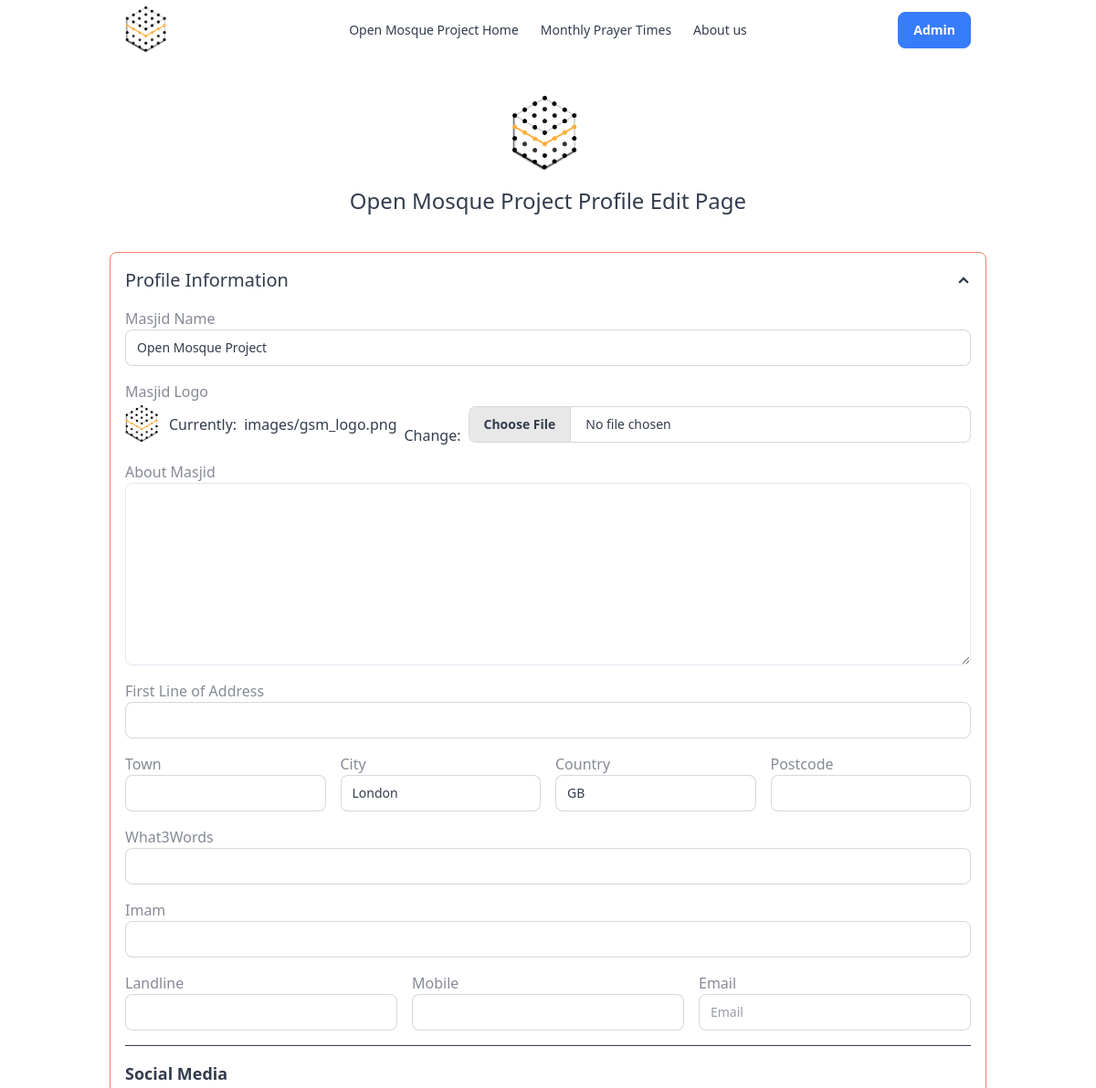
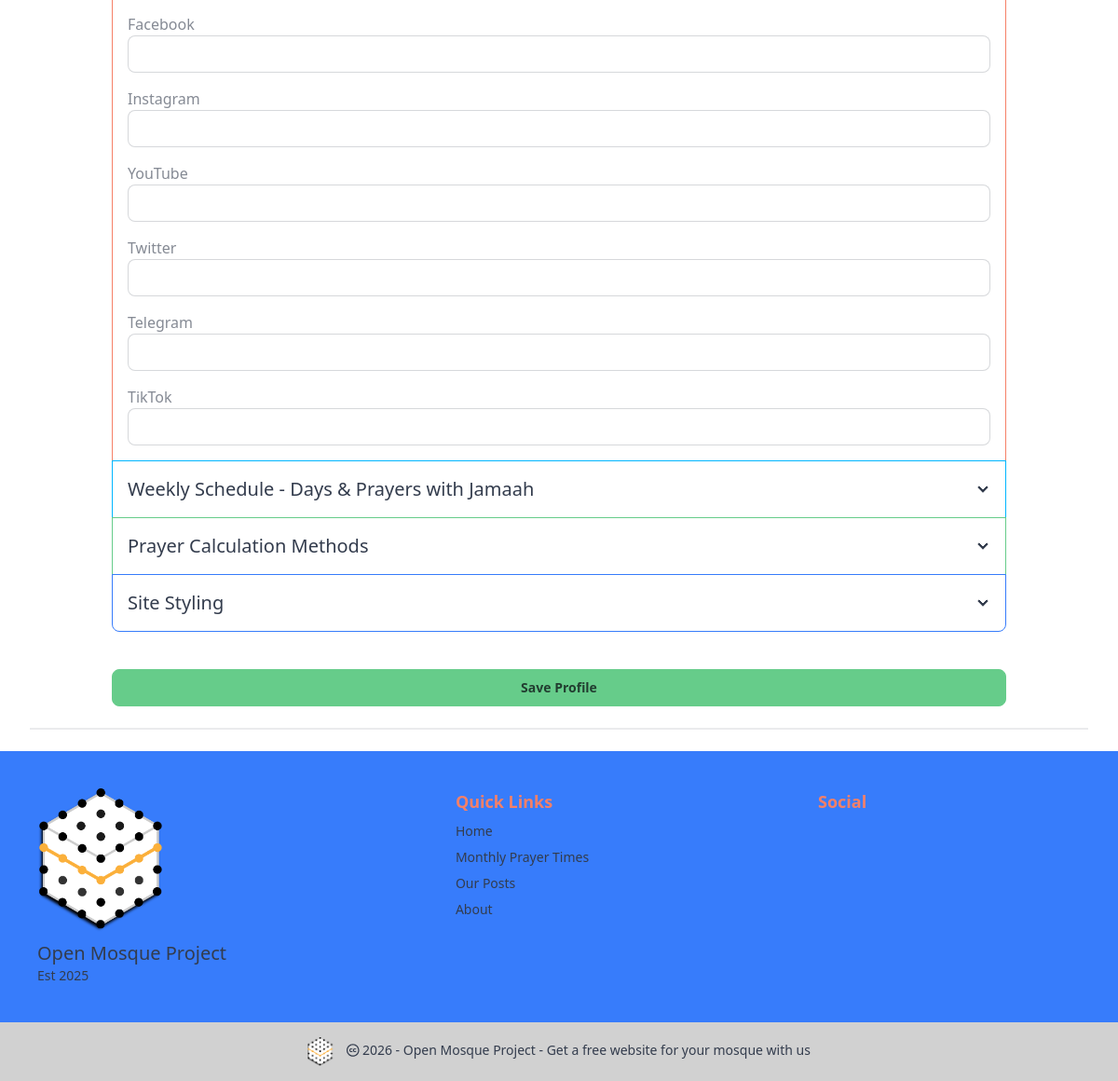
Before: /edit_profile/ (signed in) with the older database file (2 pictures, top to bottom).
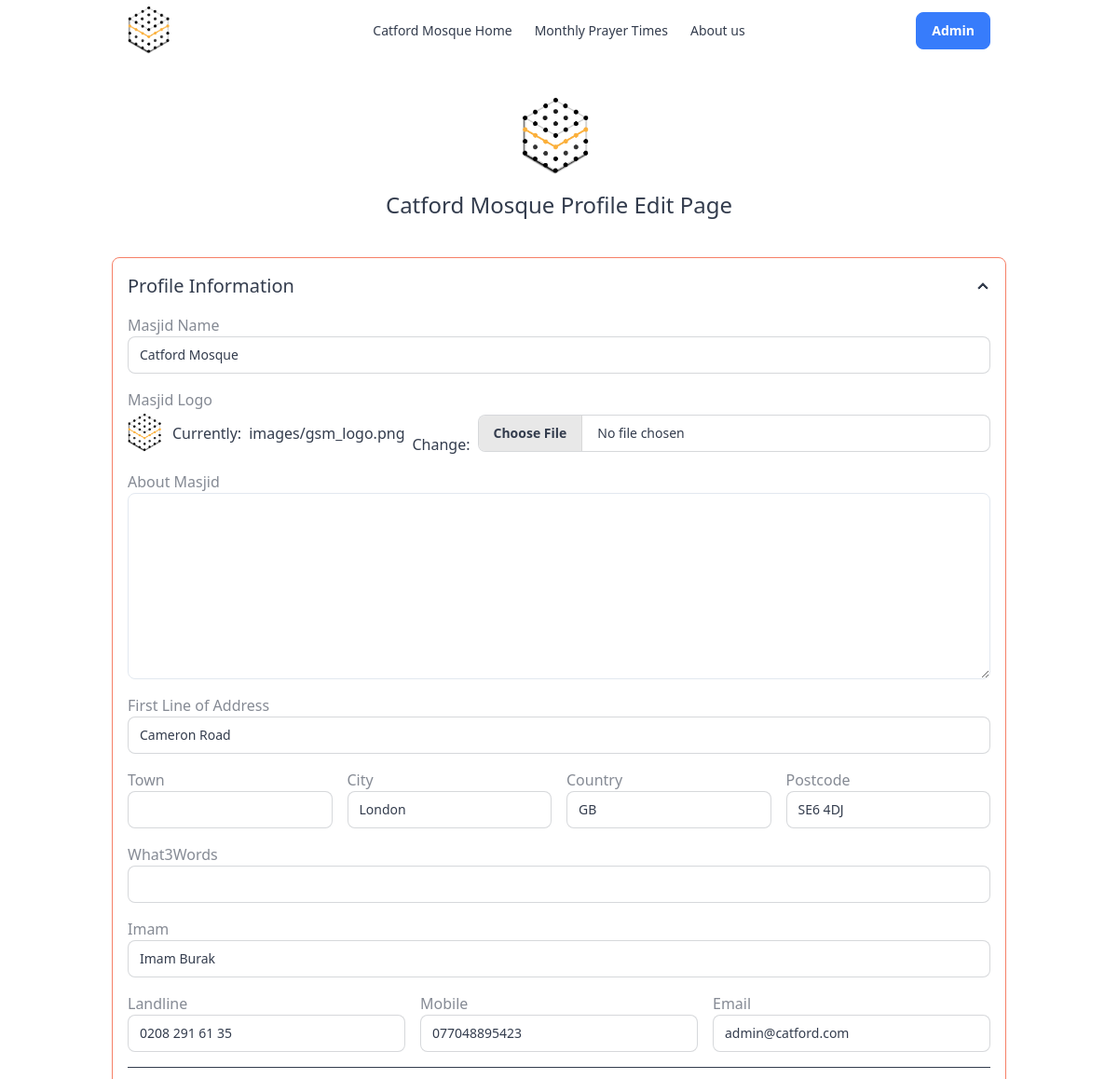
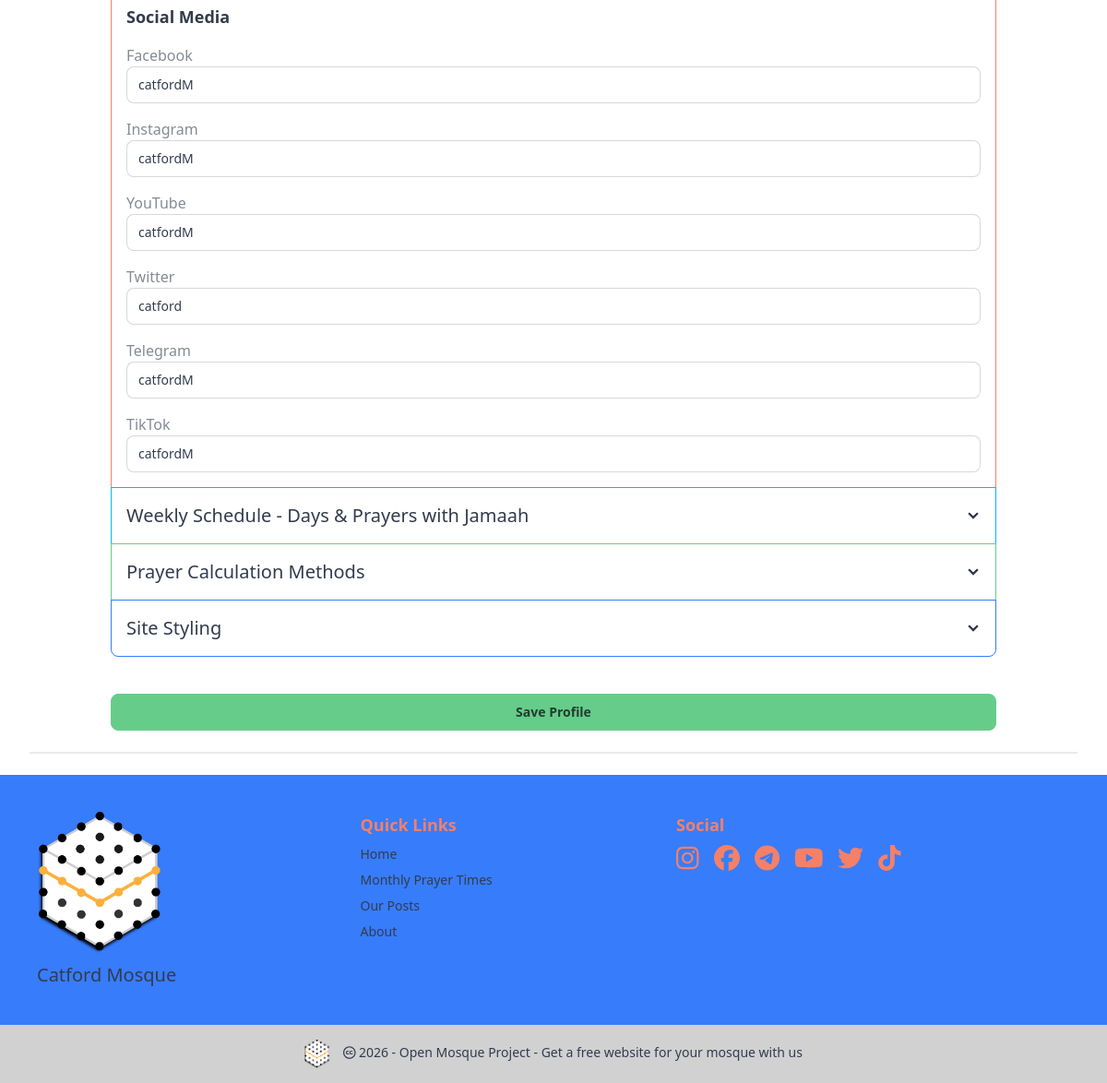
After: the same page with the newer database file (2 pictures, top to bottom).
### masjidConfig/models.py (models this page shows, shortened)
class CentreProfile(SingletonModel):
    maintenance_mode = models.BooleanField(default=False)
    masjid_Name = models.CharField(trans("Name of mosque"), max_length=255, default='Open Mosque Project')
    masjid_Logo = models.ImageField(upload_to='images/', default='images/gsm_logo.png')
    masjid_Photo = models.ImageField(upload_to='images/', blank=True)
    established = models.DateField(blank=True, null=True)
    about = models.TextField(max_length=2000, blank=True)
    address1 = models.CharField(max_length=255, blank=True)
    town = models.CharField(max_length=255, blank=True)
    city = models.CharField(max_length=255, default='London')
    country = models.CharField(max_length=255, default='GB')
    postcode = models.CharField(max_length=10, blank=True)
    method = models.IntegerField(choices=PRAYER_CALC_CHOICES, default=3)
    shafaq = models.CharField(max_length=10, choices=SHAFAQ_CHOICES, default=GEN)
    school = models.IntegerField(choices=SCHOOL_CHOICES, default=SHAFI)
    latitude = models.DecimalField(max_digits=9, decimal_places=6, default=51.443909)
    longitude = models.DecimalField(max_digits=9, decimal_places=6, default=0.219730)
    weekly_schedule = models.JSONField(default=get_default_schedule, help_text="Schedule of operating days and prayers with jamaah times")
    fajr_jamaah_minutes = models.CharField(max_length=255, choices=FAJR_JAMAAH, blank=True)
    dhuhr_jamaah_minutes = models.CharField(max_length=255, choices=DHUHR_JAMAAH, blank=True)
    asr_jamaah_minutes = models.CharField(max_length=255, choices=ASR_JAMAAH, blank=True)
    maghrib_jamaah_minutes = models.CharField(max_length=255, choices=MAGHRIB_JAMAAH, blank=True)
    isha_jamaah_minutes = models.CharField(max_length=255, choices=ISHA_JAMAAH, blank=True)
    theme_choice = models.CharField(max_length=255, choices=COLOR_CHOICES, default='light')
    facebook = models.CharField(max_length=255, blank=True)
    instagram = models.CharField(max_length=255, blank=True)
    youtube = models.CharField(max_length=255, blank=True)
    telegram = models.CharField(max_length=255, blank=True)
    twitter = models.CharField(max_length=255, blank=True)
    tiktok = models.CharField(max_length=255, blank=True)
    imam = models.CharField(max_length=255, blank=True)
    landline = models.CharField(max_length=255, blank=True)
    mobile = models.CharField(max_length=255, blank=True)
    email = models.CharField(max_length=255, blank=True)
    what3words = models.CharField(max_length=255, blank=True)
    class Meta:
        verbose_name = trans("Site Configuration")
    """
    Adjustments we have not currently added

    Tune - "tune" (string) -
    Comma Separated String of integers to offset timings returned by the API in minutes. Example: 5,3,5,7,9,7. See https://aladhan.com/calculation-methods

    "midnightMode" (number) -
    0 for Standard (Mid Sunset to Sunrise), 1 for Jafari (Mid Sunset to Fajr). If you leave this empty, it defaults to Standard.

    "timezonestring" (string) -
    A valid timezone name as specified on http://php.net/manual/en/timezones.php . Example: Europe/London. If you do not specify this, we'll calcuate it using the co-ordinates you provide.

    "latitudeAdjustmentMethod" (number) -
    Method for adjusting times higher latitudes - for instance, if you are checking timings in the UK or Sweden.
    1 - Middle of the Night
    2 - One Seventh
    3 - Angle Based

    "adjustment" (number) -
    Number of days to adjust hijri date(s). Example: 1 or 2 or -1 or -2
    """

### masjidConfig/views.py (the view)
# urls.py: path('edit_profile/', views.edit_profile, name='edit_profile'),
@login_required
def edit_profile(request):
    masjid = CentreProfile.load()
    if request.method == 'POST':
        user_form = MasjidEditForm(request.POST, request.FILES, instance=masjid)
        if user_form.is_valid():
            user_form.save()
            return HttpResponseRedirect(reverse('masjidConfig:edit_profile'))
    else:
        masjid.refresh_from_db()
        user_form = MasjidEditForm(instance=masjid)
    context = {
        'form':user_form,
        'masjid':masjid,
        }
    return render(request, 'masjidConfig/edit_profile.html', context)

### masjidConfig/forms.py (shortened to what this page needs)
class MasjidEditForm(forms.ModelForm):
    class Meta:
        model = CentreProfile
        fields = '__all__'
        widgets = {
            'email': EmailInput(attrs={
                'class':'input is-primary',
                'type': 'email',
                'placeholder':'Email'
            }),
            'weekly_schedule': forms.HiddenInput(),
        }

### masjidConfig/singleton.py (called while the page is built)
    @classmethod
    def load(cls):
        obj, created = cls.objects.get_or_create(pk=1)
        return obj

### masjidConfig/templatetags/masjid_tags.py (called while the page is built)
@register.simple_tag
def get_masjid():
    return CentreProfile.objects.get(pk=1)

### masjidConfig/templates/masjidConfig/edit_profile.html (shortened to what the changed rows need)
{% extends 'base.html' %}
{% load static %}
{% load widget_tweaks %}
{% block css %}
  <link href="https://cdn.quilljs.com/1.3.6/quill.snow.css" rel="stylesheet">
{% endblock %}
{% block content %}
<div class="px-4 py-5 my-5 text-center">
  <img class="d-block mx-auto mb-4" src="{{masjid.masjid_Logo.url}}" alt="" width="80" height="80">
  <h1 class="text-2xl">{{masjid.masjid_Name|title}} Profile Edit Page</h1>
</div>
<div class="container">
  <form method="post" enctype="multipart/form-data" class="space-y-4">
    <div class="join join-vertical w-full">
        <div class="collapse collapse-arrow join-item border border-accent">
            <div class="collapse-content">
                <div class="space-y-4">
                    <div class="form-control">
                        <label class="label">
                            <span class="label-text">Masjid Name</span>
                        </label>
                        {{ form.masjid_Name|add_class:"input input-bordered w-full" }}
                    </div>
                    <div class="form-control">
                        <div class="flex items-center gap-2">
                            {% if masjid.masjid_Logo %}
                                <img src="{{ masjid.masjid_Logo.url }}" width="40px" alt="Masjid Logo">
                            {% endif %}
                            {{ form.masjid_Logo|add_class:"file-input file-input-bordered w-full" }}
                        </div>
                    </div>
                    <div class="form-control">
                        <label class="label">
                            <span class="label-text">First Line of Address</span>
                        </label>
                        {{ form.address1|add_class:"input input-bordered w-full" }}
                    </div>
                    <div class="grid grid-cols-2 md:grid-cols-4 gap-4">
                        <div class="form-control">
                            <label class="label">
                                <span class="label-text">Town</span>
                            </label>
                            {{ form.town|add_class:"input input-bordered w-full" }}
                        </div>
                        <div class="form-control">
                            <label class="label">
                                <span class="label-text">City</span>
                            </label>
                            {{ form.city|add_class:"input input-bordered w-full" }}
                        </div>
                        <div class="form-control">
                            <label class="label">
                                <span class="label-text">Country</span>
                            </label>
                            {{ form.country|add_class:"input input-bordered w-full" }}
                        </div>
                        <div class="form-control">
                            <label class="label">
                                <span class="label-text">Postcode</span>
                            </label>
                            {{ form.postcode|add_class:"input input-bordered w-full" }}
                        </div>
                    </div>
                    <div class="form-control">
                        <label class="label">
                            <span class="label-text">What3Words</span>
                        </label>
                        {{ form.what3words|add_class:"input input-bordered w-full" }}
                    </div>
                    <div class="form-control">
                        <label class="label">
                            <span class="label-text">Imam</span>
                        </label>
                        {{ form.imam|add_class:"input input-bordered w-full" }}
                    </div>
                    <div class="grid grid-cols-1 md:grid-cols-3 gap-4">
                        <div class="form-control">
                            <label class="label">
                                <span class="label-text">Landline</span>
                            </label>
                            {{ form.landline|add_class:"input input-bordered w-full" }}
                        </div>
                        <div class="form-control">
                            <label class="label">
                                <span class="label-text">Mobile</span>
                            </label>
                            {{ form.mobile|add_class:"input input-bordered w-full" }}
                        </div>
                        <div class="form-control">
                            <label class="label">
                                <span class="label-text">Email</span>
                            </label>
                            {{ form.email|add_class:"input input-bordered w-full" }}
                        </div>
                    </div>
                    <h2 class="text-lg font-semibold">Social Media</h2>
                    <div class="space-y-4">
                        <div class="form-control">
                            <label class="label">
                                <span class="label-text">Facebook</span>
                            </label>
                            {{ form.facebook|add_class:"input input-bordered w-full" }}
                        </div>
                        <div class="form-control">
                            <label class="label">
                                <span class="label-text">Instagram</span>
                            </label>
                            {{ form.instagram|add_class:"input input-bordered w-full" }}
                        </div>
                        <div class="form-control">
                            <label class="label">
                                <span class="label-text">YouTube</span>
                            </label>
                            {{ form.youtube|add_class:"input input-bordered w-full" }}
                        </div>
                        <div class="form-control">
                            <label class="label">
                                <span class="label-text">Twitter</span>
                            </label>
                            {{ form.twitter|add_class:"input input-bordered w-full" }}
                        </div>
                        <div class="form-control">
                            <label class="label">
                                <span class="label-text">Telegram</span>
                            </label>
                            {{ form.telegram|add_class:"input input-bordered w-full" }}
                        </div>
                        <div class="form-control">
                            <label class="label">
                                <span class="label-text">TikTok</span>
                            </label>
                            {{ form.tiktok|add_class:"input input-bordered w-full" }}
                        </div>
                    </div>
                </div>
            </div>
        </div>
    </div>
</form>
</div>
{% endblock %}

### templates/base.html (shortened to what this page needs)
{% load static %}
{% load masjid_tags %}
{% get_masjid as masjid_base %}
<html
  {% if masjid_base.theme_choice %}
    data-theme="{{ masjid_base.theme_choice }}"
  {% else %}
    data-theme="light"
  {% endif %}>
    <head>
      <link href="https://cdn.jsdelivr.net/npm/daisyui@5.0.0-beta.8/daisyui.css" rel="stylesheet" type="text/css" />
      <link href="https://cdn.jsdelivr.net/npm/daisyui@5.0.0-beta.8/themes.css" rel="stylesheet" type="text/css" />
      <script src="https://cdn.jsdelivr.net/npm/@tailwindcss/browser@4"></script>
      {% block css %}{% endblock css %}
      <link rel="stylesheet" href="{% static 'css/style.css' %}">
    </head>
    <body class="{% block bodyclass %}{% endblock bodyclass %}" hx-headers='{"X-CSRFToken": "{{ csrf_token }}"}'>
        <div class="navbar bg-base-100 container mx-auto px-0 md:px-4 lg:px-8">
          <div class="navbar-start">
            <a class="btn btn-ghost text-xl" href="{% url 'posts:home' %}">
              <img src="{{masjid_base.masjid_Logo.url}}" alt="" width="50" height="50">
            </a>
          </div>
          <div class="navbar-center hidden lg:flex">
            <ul class="menu menu-horizontal px-1">
              {% include 'nav_bar_links.html' %}
            </ul>
          </div>
          <div class="navbar-end">
            {% if user.is_authenticated %}
            <div class="dropdown dropdown-end">
              <div tabindex="0" role="button" class="btn btn-ghost">
                <button type="button" class="btn btn-secondary" >Admin</button>
              </div>
          </div>
          {% else %}
            <form class="d-flex">
              <a href="{% url 'login' %}" class="btn btn-primary">Login</a>
            </form>
          {% endif %}
          </div>
        </div>
          <div class="container mx-auto px-0 md:px-4 lg:px-8">{% block content %} {% endblock content %}</div>
          <div class="divider px-8"></div>
          <div class="bg-base-300">
            {% include 'footer.html' %}
          </div>
    </body>
</html>

### templates/nav_bar_links.html
<li class="">
    <a class="" href="{% url 'posts:home' %}">{{masjid_base.masjid_Name}} Home</a>
</li>
<li class="">
    <a class="" href="{% url 'posts:month_view'%}">Monthly Prayer Times</a>
</li>
<li class="">
    <a class="" href="{% url 'masjidConfig:about' %}">About us</a>
</li>

### templates/footer.html
{% load static %}
<footer class="footer sm:footer-horizontal bg-secondary p-10">
  <aside>
  <img src="{{masjid_base.masjid_Logo.url}}" alt="mosque logo" width="150">
    <p>
      <span class="text-xl">{{ masjid_base.masjid_Name }}</span>
      <br />
      {% if masjid_base.established %} Est {{ masjid_base.established |date:"Y"}} {% endif %}
    </p>
  </aside>
  <nav>
    <h6 class="text-lg font-bold text-accent">Quick Links</h6>
    <a href="{% url 'posts:home' %}" class="link link-hover">Home</a>
    <a href="{% url 'posts:month_view'%}" class="link link-hover">Monthly Prayer Times</a>
    <a href="{% url 'posts:post_list'%}" class="link link-hover">Our Posts</a>
    <a href="{% url 'masjidConfig:about' %}" class="link link-hover">About</a>
  </nav>
  <nav>
    <h6 class="text-lg font-bold text-accent text-accent">Social</h6>
    <div class="grid grid-flow-col gap-4">
      {% include 'social_media_icons.html' %}
    </div>
  </nav>
</footer>
<footer class="footer sm:footer-horizontal footer-center bg-base-300 text-base-content p-4">
  <aside>
    <p>
      <a href="https://openmosqueproject.com/" class="mb-3 me-2 mb-md-0 text-muted text-decoration-none lh-1">
        <img class="inline-block" src="{% static 'images/gsm_logo.png' %}" alt="" width="30" height="30">
      </a>
      <i class="fa-brands fa-creative-commons"></i>
      {% now "Y" %} - Open Mosque Project - <a href="https://openmosqueproject.com/">Get a free website for your mosque with us</a>
    </p>
  </aside>
</footer>

Changed rows visible on the page:
changed CentreProfile "London": masjid_Name "Open Mosque Project" → "Catford Mosque"; address1 (not shown) → "Cameron Road"; postcode (not shown) → "SE6 4DJ"; imam (not shown) → "Imam Burak"; landline (not shown) → "0208 291 61 35"; mobile (not shown) → "077048895423"; email (not shown) → "admin@catford.com"; facebook (not shown) → "catfordM"; instagram (not shown) → "catfordM"; youtube (not shown) → "catfordM"; twitter (not shown) → "catford"; telegram (not shown) → "catfordM"; tiktok (not shown) → "catfordM"; established "2025" → (not shown)
Other visible differences:
text no longer shown: "Est"
